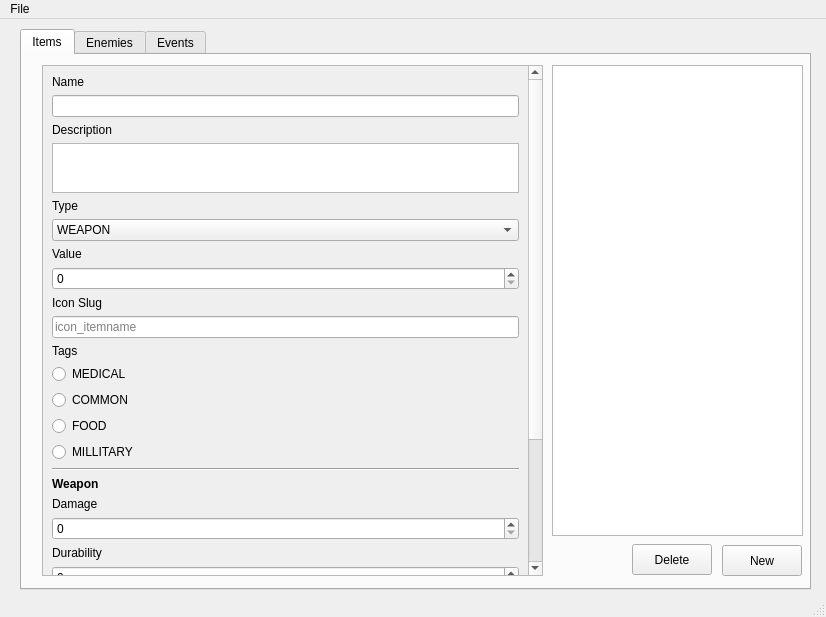
<?xml version="1.0" encoding="UTF-8"?>
<ui version="4.0">
 <class>ZombieData</class>
 <widget class="QMainWindow" name="ZombieData">
  <property name="geometry">
   <rect>
    <x>0</x>
    <y>0</y>
    <width>826</width>
    <height>617</height>
   </rect>
  </property>
  <property name="windowTitle">
   <string>ZombieData</string>
  </property>
  <widget class="QWidget" name="centralwidget">
   <widget class="QTabWidget" name="tabWidget">
    <property name="geometry">
     <rect>
      <x>20</x>
      <y>10</y>
      <width>791</width>
      <height>561</height>
     </rect>
    </property>
    <property name="currentIndex">
     <number>0</number>
    </property>
    <widget class="QWidget" name="tab_1">
     <attribute name="title">
      <string>Items</string>
     </attribute>
     <widget class="QListWidget" name="list_items">
      <property name="geometry">
       <rect>
        <x>530</x>
        <y>10</y>
        <width>251</width>
        <height>471</height>
       </rect>
      </property>
     </widget>
     <widget class="QScrollArea" name="scrollArea">
      <property name="geometry">
       <rect>
        <x>20</x>
        <y>10</y>
        <width>501</width>
        <height>511</height>
       </rect>
      </property>
      <property name="widgetResizable">
       <bool>true</bool>
      </property>
      <widget class="QWidget" name="scrollAreaWidgetContents">
       <property name="geometry">
        <rect>
         <x>0</x>
         <y>-226</y>
         <width>485</width>
         <height>760</height>
        </rect>
       </property>
       <layout class="QVBoxLayout" name="verticalLayout_2">
        <item>
         <widget class="QLabel" name="label">
          <property name="text">
           <string>Name</string>
          </property>
         </widget>
        </item>
        <item>
         <widget class="QLineEdit" name="text_item_name"/>
        </item>
        <item>
         <widget class="QLabel" name="label_2">
          <property name="text">
           <string>Description</string>
          </property>
         </widget>
        </item>
        <item>
         <widget class="QTextEdit" name="text_item_description">
          <property name="maximumSize">
           <size>
            <width>16777215</width>
            <height>50</height>
           </size>
          </property>
         </widget>
        </item>
        <item>
         <widget class="QLabel" name="label_4">
          <property name="text">
           <string>Type</string>
          </property>
         </widget>
        </item>
        <item>
         <widget class="QComboBox" name="combo_item_type">
          <item>
           <property name="text">
            <string>WEAPON</string>
           </property>
          </item>
          <item>
           <property name="text">
            <string>CONSUMABLE</string>
           </property>
          </item>
          <item>
           <property name="text">
            <string>ARMOUR</string>
           </property>
          </item>
         </widget>
        </item>
        <item>
         <widget class="QLabel" name="label_5">
          <property name="text">
           <string>Value</string>
          </property>
         </widget>
        </item>
        <item>
         <widget class="QSpinBox" name="spinner_item_value"/>
        </item>
        <item>
         <widget class="QLabel" name="label_3">
          <property name="text">
           <string>Icon Slug</string>
          </property>
         </widget>
        </item>
        <item>
         <widget class="QLineEdit" name="text_item_slug">
          <property name="placeholderText">
           <string>icon_itemname</string>
          </property>
         </widget>
        </item>
        <item>
         <widget class="QLabel" name="label_6">
          <property name="text">
           <string>Tags</string>
          </property>
         </widget>
        </item>
        <item>
         <widget class="QRadioButton" name="radioButton_4">
          <property name="text">
           <string>MEDICAL</string>
          </property>
         </widget>
        </item>
        <item>
         <widget class="QRadioButton" name="radioButton">
          <property name="text">
           <string>COMMON</string>
          </property>
         </widget>
        </item>
        <item>
         <widget class="QRadioButton" name="radioButton_3">
          <property name="text">
           <string>FOOD</string>
          </property>
         </widget>
        </item>
        <item>
         <widget class="QRadioButton" name="radioButton_2">
          <property name="text">
           <string>MILLITARY </string>
          </property>
         </widget>
        </item>
        <item>
         <widget class="Line" name="line">
          <property name="orientation">
           <enum>Qt::Horizontal</enum>
          </property>
         </widget>
        </item>
        <item>
         <widget class="QLabel" name="label_7">
          <property name="font">
           <font>
            <pointsize>9</pointsize>
            <weight>75</weight>
            <italic>false</italic>
            <bold>true</bold>
            <underline>false</underline>
            <strikeout>false</strikeout>
            <kerning>true</kerning>
           </font>
          </property>
          <property name="text">
           <string>Weapon</string>
          </property>
         </widget>
        </item>
        <item>
         <widget class="QLabel" name="label_8">
          <property name="text">
           <string>Damage</string>
          </property>
         </widget>
        </item>
        <item>
         <widget class="QSpinBox" name="spinner_item_damage"/>
        </item>
        <item>
         <widget class="QLabel" name="label_9">
          <property name="text">
           <string>Durability</string>
          </property>
         </widget>
        </item>
        <item>
         <widget class="QSpinBox" name="spinner_item_durability"/>
        </item>
        <item>
         <widget class="QLabel" name="label_11">
          <property name="text">
           <string>Ammo</string>
          </property>
         </widget>
        </item>
        <item>
         <widget class="QComboBox" name="combo_item_ammo">
          <item>
           <property name="text">
            <string>NONE</string>
           </property>
          </item>
          <item>
           <property name="text">
            <string>PISTOL</string>
           </property>
          </item>
          <item>
           <property name="text">
            <string>RIFLE</string>
           </property>
          </item>
          <item>
           <property name="text">
            <string>SHOTGUN</string>
           </property>
          </item>
         </widget>
        </item>
        <item>
         <widget class="QLabel" name="label_10">
          <property name="text">
           <string>Effects</string>
          </property>
         </widget>
        </item>
        <item>
         <layout class="QHBoxLayout" name="horizontalLayout">
          <property name="topMargin">
           <number>0</number>
          </property>
          <item>
           <widget class="QListView" name="list_item_effects"/>
          </item>
          <item>
           <layout class="QVBoxLayout" name="verticalLayout">
            <property name="leftMargin">
             <number>0</number>
            </property>
            <item>
             <widget class="QToolButton" name="button_item_add_effect">
              <property name="minimumSize">
               <size>
                <width>25</width>
                <height>0</height>
               </size>
              </property>
              <property name="text">
               <string>+</string>
              </property>
             </widget>
            </item>
            <item>
             <widget class="QToolButton" name="button_item_delete_effect">
              <property name="minimumSize">
               <size>
                <width>25</width>
                <height>0</height>
               </size>
              </property>
              <property name="text">
               <string>-</string>
              </property>
             </widget>
            </item>
            <item>
             <widget class="QToolButton" name="button_item_edit_effect">
              <property name="text">
               <string>...</string>
              </property>
             </widget>
            </item>
           </layout>
          </item>
         </layout>
        </item>
       </layout>
      </widget>
     </widget>
     <widget class="QPushButton" name="button_new">
      <property name="geometry">
       <rect>
        <x>700</x>
        <y>490</y>
        <width>80</width>
        <height>31</height>
       </rect>
      </property>
      <property name="text">
       <string>New</string>
      </property>
     </widget>
     <widget class="QPushButton" name="button_delete">
      <property name="geometry">
       <rect>
        <x>610</x>
        <y>489</y>
        <width>80</width>
        <height>31</height>
       </rect>
      </property>
      <property name="text">
       <string>Delete</string>
      </property>
     </widget>
    </widget>
    <widget class="QWidget" name="tab">
     <attribute name="title">
      <string>Enemies</string>
     </attribute>
    </widget>
    <widget class="QWidget" name="tab_2">
     <attribute name="title">
      <string>Events</string>
     </attribute>
    </widget>
   </widget>
  </widget>
  <widget class="QMenuBar" name="menubar">
   <property name="geometry">
    <rect>
     <x>0</x>
     <y>0</y>
     <width>826</width>
     <height>22</height>
    </rect>
   </property>
   <widget class="QMenu" name="menuFile">
    <property name="title">
     <string>File</string>
    </property>
    <addaction name="actionSave"/>
    <addaction name="actionLoad"/>
    <addaction name="separator"/>
    <addaction name="actionExit"/>
   </widget>
   <addaction name="menuFile"/>
  </widget>
  <widget class="QStatusBar" name="statusbar"/>
  <action name="actionSave">
   <property name="text">
    <string>Save</string>
   </property>
  </action>
  <action name="actionLoad">
   <property name="text">
    <string>Load</string>
   </property>
  </action>
  <action name="actionExit">
   <property name="text">
    <string>Exit</string>
   </property>
  </action>
 </widget>
 <resources/>
 <connections/>
</ui>
